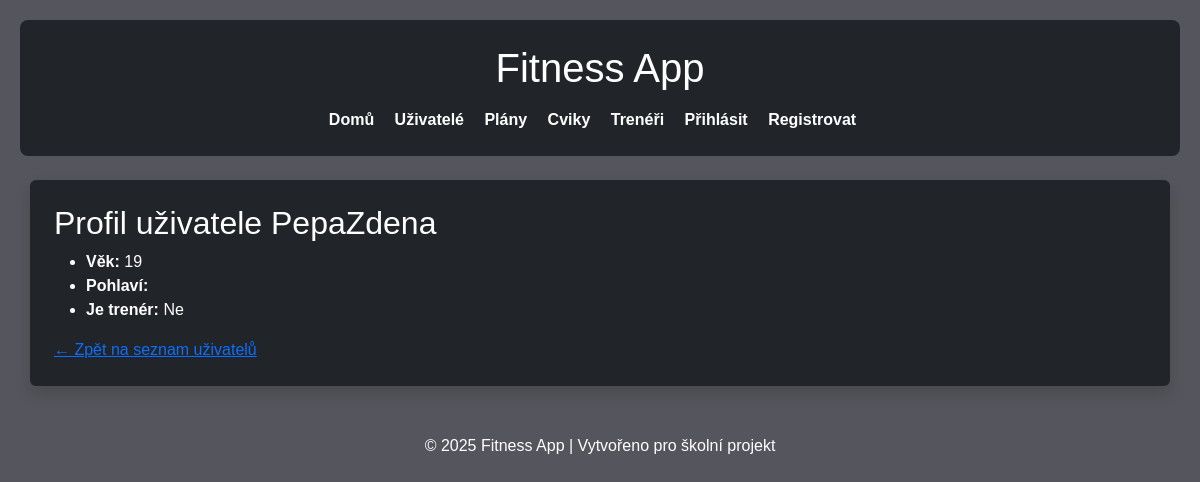
The app's page /profiles/1/, older data.
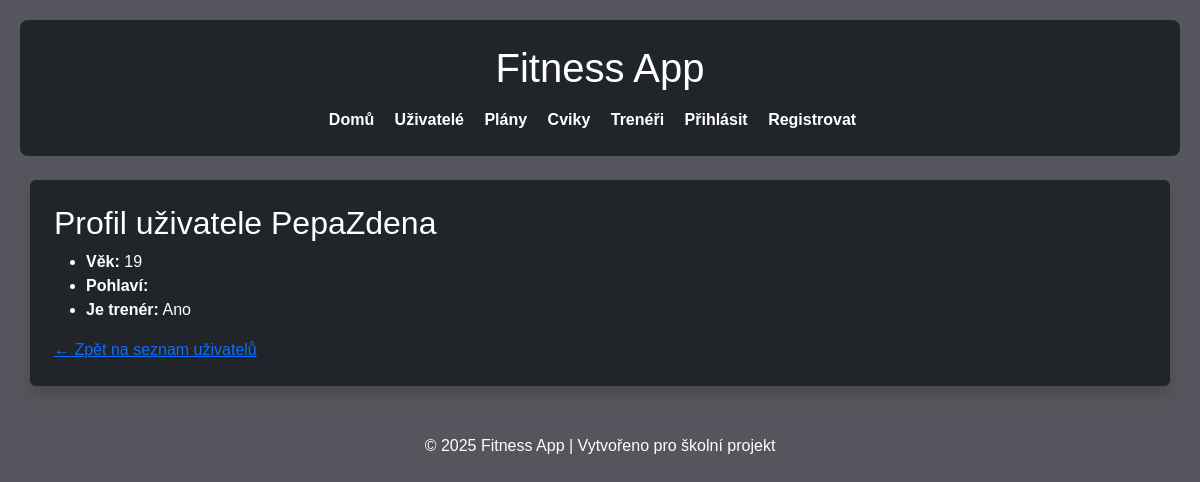
The same page, newer data.
### library/models.py (models this page shows, shortened)
class UserProfile(models.Model):
    user = models.OneToOneField(User, on_delete=models.CASCADE, related_name='profile')
    age = models.IntegerField(verbose_name='Age')
    height = models.FloatField(verbose_name='Height (cm)')
    weight = models.FloatField(verbose_name='Weight (kg)')
    is_trainer = models.BooleanField(default=False, verbose_name='Is Trainer')
    trainer = models.ForeignKey(
        'self',
        on_delete=models.SET_NULL,
        null=True,
        blank=True,
        limit_choices_to={'is_trainer': True},
        related_name='clients',
        verbose_name='Selected Trainer'
    )
    class Meta:
        ordering = ['user__username']
        verbose_name = 'User Profile'
        verbose_name_plural = 'User Profiles'

### library/views.py (the view)
# urls.py: path('profiles/<int:pk>/', views.UserProfileDetailView.as_view(), name='userprofile-detail'),
class UserProfileDetailView(DetailView):
    model = UserProfile
    template_name = 'userprofile_detail.html'

### library/templates/userprofile_detail.html (shortened to what this page needs)
{% extends 'base.html' %}
{% block content %}
  <h2>Profil uživatele {{ object.user.username }}</h2>
  <ul>
    <li><strong>Věk:</strong> {{ object.age }}</li>
    <li><strong>Pohlaví:</strong> {{ object.gender }}</li>
    <li><strong>Je trenér:</strong> {{ object.is_trainer|yesno:"Ano,Ne" }}</li>
  </ul>
  <a href="{% url 'userprofile-list' %}">← Zpět na seznam uživatelů</a>
{% endblock %}

Row changes from the older to the newer data that the page shows:
changed UserProfile "PepaZdena": is_trainer "Ne" → "Ano"
